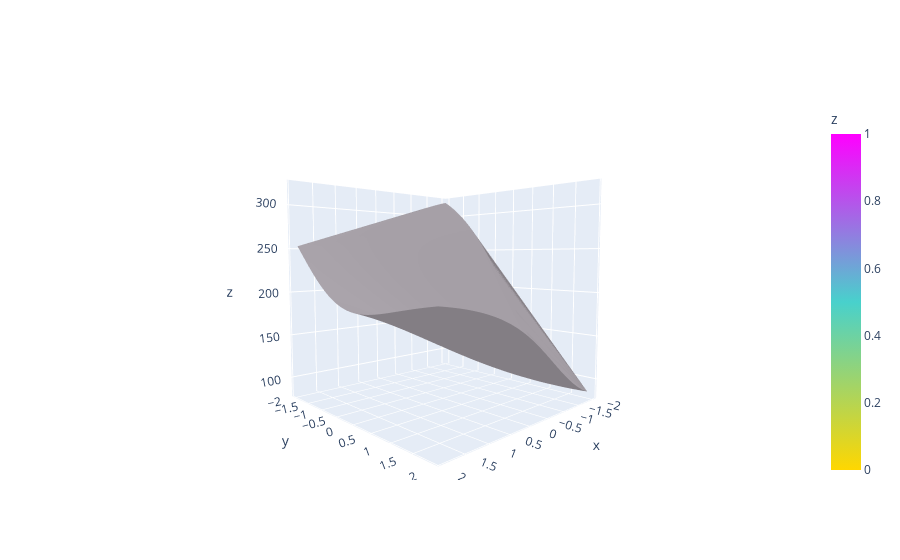

Source (notebook cell):
### Markdown cell above
Begin with a random values for $w_1$ and $w_2$ and update them by using the slope.  Doing so will allow us to approach the minimum.  

But that with a hypothesis function with two different parameters, our cost curve will vary as these two parameters vary.  And thus our cost curve will be in two dimensions.  This is what it looks like.

### Code cell
from costthreed import fig
fig

### Figure 1 — Plotly figure (JSON) as saved in the notebook; plotly's stock layout.template omitted (floating-point values rounded to 4 significant figures; data arrays with more than 128 entries replaced by an {"elided": "..."} marker saying what was removed)
{"data": [{"colorbar": {"title": {"text": "z"}}, "colorscale": [[0, "gold"], [0.5, "mediumturquoise"], [1, "magenta"]], "intensity": [0, 0.33, 0.66, 1], "name": "y", "showscale": true, "type": "mesh3d", "x": {"elided": "1600 float values"}, "y": {"elided": "1600 float values"}, "z": {"elided": "1600 float values"}}], "layout": {"autosize": true, "scene": {"aspectmode": "auto", "aspectratio": {"x": 1, "y": 1, "z": 1}, "camera": {"center": {"x": 0, "y": 0, "z": 0}, "eye": {"x": 1.447, "y": 1.511, "z": 0.1525}, "projection": {"type": "perspective"}, "up": {"x": 0.001965, "y": -0.001881, "z": 1.0}}}}}
